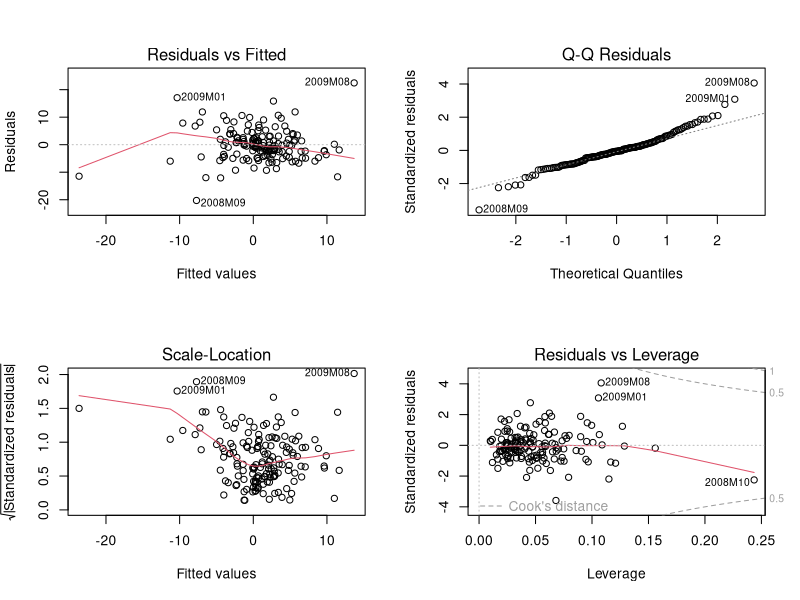
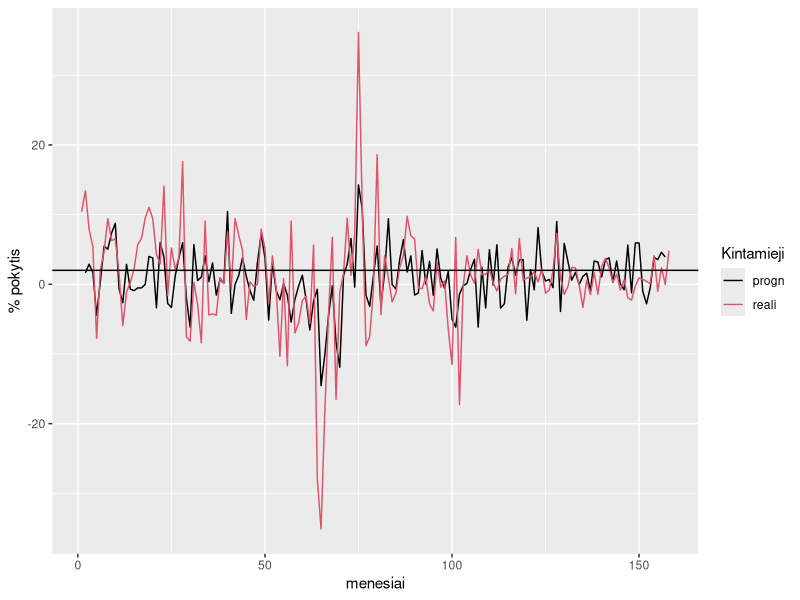
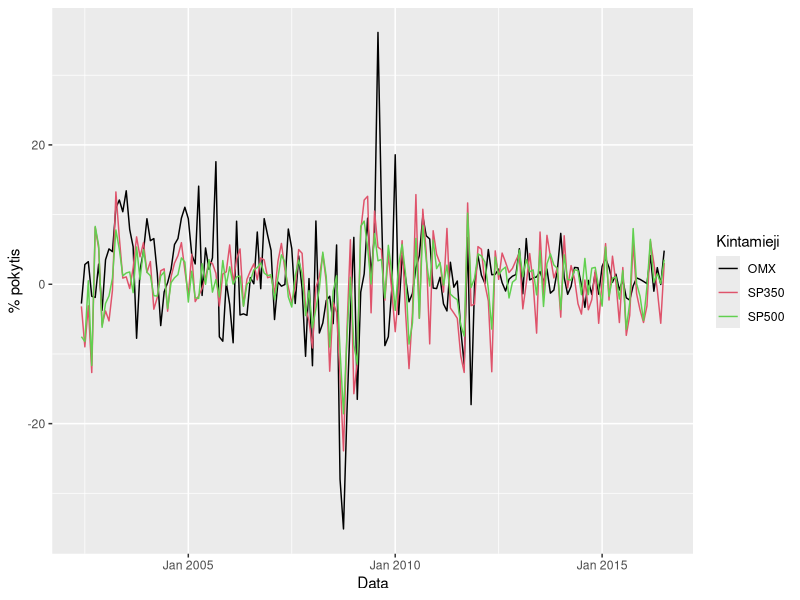
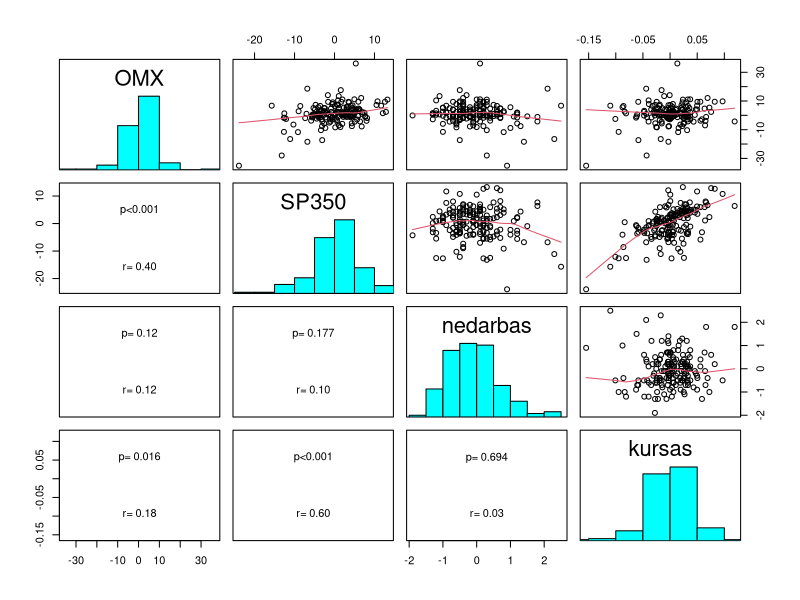
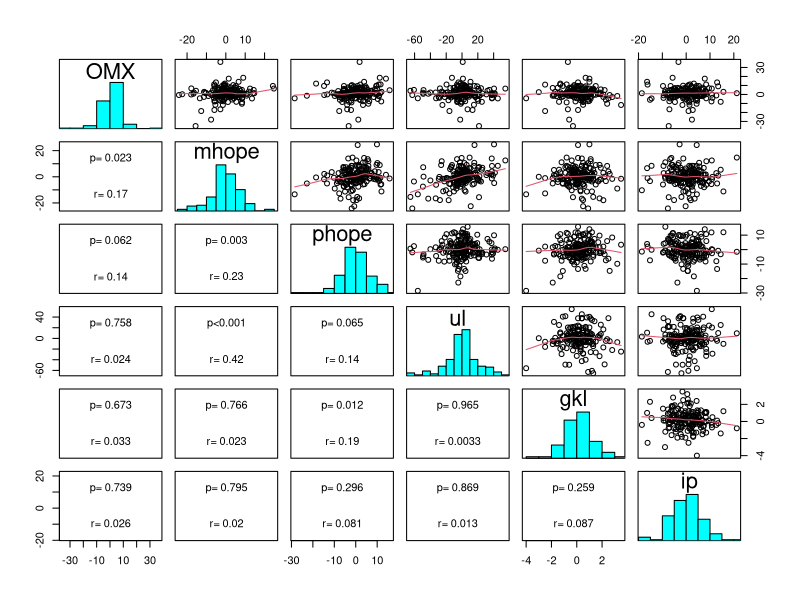

The R script that drew these images, in order:
## ---- chunk 1
library("quantmod")
library("forecast")
library("xts")
library("dplyr")
library("gridExtra")
library("ggplot2")
library("reshape2")
library("knitr")
library("tseries")
library("sandwich")
library("lmtest")
library("MASS")

## ---- chunk 2
data=read.csv("rawdata.csv")


data[ data == ":" ] = NA
data=data[complete.cases(data),]
rownames(data)<-NULL
## ---- chunk 3
data2=apply(data[,-1],2,as.numeric)
rownames(data2)=data[,1]
data2=data.frame(data2)
data2$nedarbas=data2$nedarbas/10

data2[,c("OMX","SP350","SP500","kk","mp","ip")] = apply(data2[,c("OMX","SP350","SP500","kk","mp","ip")],2,log)    #logaritmuojama indeksai, akcijų kainos, kursas  

data2[,c("OMX","SP350","SP500","kk","mp","ip")]=data2[,c("OMX","SP350","SP500","kk","mp","ip")]*100

data2$euribor=((data2$euribor+1)^(1/12)-1)*12                    #reiketu gal menesio?
names(data2)[names(data2) == 'euribor'] <- 'palukanos'

data3=data.frame(diff(as.matrix(data2)))  
data3$euribor=data2$euribor[-1]
names(data3)[names(data3) == 'euribor'] <- 'palukanos'
data3$gkl = data$gkl[-1]    #gamintoju kainu lygio nereik diferencijuot nes jau yra pokytis %
#tsdisplay(data3$infliacija)

p=apply(data3[,],2,function(i)adf.test(i,k=1)$p.value)
p=data.frame(p)
p[,1] = round(p[,1], digits = 2)
kable(p)

data3$OMX=data3$OMX-data3$palukanos
data3$SP350=data3$SP350-data3$palukanos
data3$SP500=data3$SP500-data3$palukanos
## ---- chunk 4
Data = rownames(data3)
Data=as.yearmon(Data, "%YM%m")

data3=cbind.data.frame(Data, data3)
## ---- chunk 5
modelis=lm(OMX ~ SP350  + lag(phope,12)  + lag(ul,10)+lag(mhope, 3)+ lag(gkl, 9)+  lag(ip, 11)+lag(kursas,2),data=data3)  
datafr=data.frame(summary(modelis)[c(4,8)] %>%  lapply(round,2))
colnames(datafr)=c("koeficientai","standartinis nuokrypis","koeficientu t reikšmes","p reiksme", "R kvadratas")

datafr[2:nrow(datafr),"R kvadratas"]="-"
kable(datafr)
## ---- chunk 6

kable(coeftest(modelis, vcov=vcovHC)[,])
summary(modelis)[8]



## ---- chunk 7
 par(mfrow = c(2, 2))
plot(modelis)
## ---- chunk 8
res<-bptest(modelis)
# p-value < 0.05, tai H0 negalime priimti - duomenys homoskedastiški.

## ---- chunk 9

Box.test(modelis$res, fitdf=0, type="Lj")
#p-value >0.05, vadinasi H0 neatmetama. Galima teigti, kad liekanos yra baltasis triukšmas.
## ---- chunk 10
shapiro.test(modelis$residuals)
# p-value > 0.05 - liekanos yra normalios
## ---- chunk 11
progn=numeric()
 for(i in 12:168){
   modelis = lm(OMX ~ lag(SP350,1)  + lag(phope,12)  + lag(ul,10)+lag(mhope, 3)+ lag(gkl, 9)+  lag(ip,11)+lag(kursas,1),data=data3)  
   a=predict(modelis, data3[1:i+1,])
   progn=append(progn,a[length(a)])
   
}

progn=as.numeric(progn)
a=cbind(progn,data3$OMX[13:length(data3$OMX)])
a=data.frame(a)

menesiai=c(1:158)
a=cbind(menesiai,a)
rownames(a)=NULL
colnames(a)=c("menesiai","progn", "reali")
akc = melt(a, id=c("menesiai"))
ggplot(akc) + geom_line(aes(x=menesiai, y=value, colour=variable)) +
  scale_colour_manual(values=c(1:2))+ylab("% pokytis")+
  guides(col=guide_legend(title="Kintamieji")) +
  geom_hline(yintercept = 2)
## ---- chunk 12
formula_prog=OMX ~ lag(SP350,1)  + lag(phope,12)  + lag(ul,10)+lag(mhope, 3)+ lag(gkl, 9)+  lag(ip,11)+lag(kursas,1)

#kodas parasytas tikrinimui su atsitiktiniu pirkimu, sioje dalyje panaikinsime atsitiktinius pirkimus ir parodysime tik strategiju pirkimus ir pelnus 

gen=function(pradzia,pirkti){
b=sample(pradzia:169,length(pirkti),replace=F)
return(sum(data3[b,"OMX"]))
}


validation=function(pradzia,formula_prog){
  pirkti=numeric()
    for(i in pradzia:168){
      modprog <- lm( formula_prog, data = data3[1:i,])
      a=predict(modprog, data3[1:i+1,])
      a=a[length(a)]
      if(matrix(a)[1]>2){pirkti=append(pirkti,i+1)}
    }
  graza=sum(data3[pirkti,"OMX"])
  random=replicate(10000,gen(pradzia,pirkti))
  p=mean(random<graza)
  vidurkis_random = mean(random)
  if(p==0){p="nebuvo pirkimu"}
  else{
    p=append(p,graza)
    p=append(p,vidurkis_random)
    p=append(p,length(pirkti))
    p=append(p,pradzia)
    p=round(p,3)
    }
  p[c(1:5)]=p[c(5,2,3,1,4)]
  return(p)                               
}


lentele=data.frame()
for(i in c(30,70,100,130,140,150)){
  lentele=rbind(lentele,validation(i,formula_prog))
}

colnames(lentele)=c("prad. imt. dyd.","strateg. graza %","vid. atsit.pirk. graza %","tikim., kad geriau uz atsikt. pirk.","pirk. sk.")
vid.graza=lentele$strateg/lentele$pirk
vid.graza=round(vid.graza,3)
lentele=cbind(lentele, vid.graza)
colnames(lentele)=c("prad. imt. dyd.","strateg. graza %","vid. atsit.pirk. graza %","tikim., kad geriau uz atsikt. pirk.","pirk. sk.","strat. vid. graza per pirk. %")
kable(lentele)

## ---- chunk 13
data4=data3[,c("Data","OMX","SP350","kk","dll","nedarbas","mhope","phope","pramhope","shope","ul","vhope","vp","mp" ,"gkl","ip","kursas")]

Find_Max_CCF<- function(a,b,i){
 d <- ccf(a, b, plot = FALSE,na.action = na.pass)
 d = d[1:19] 
 cor = d$acf[,,1]
 lag = d$lag[,,1]
 res = data.frame(cor,lag)
 if(i %in% c(6,15)){
 res_max = res[which.min(res$cor),]
 }
 else{ res_max = res[which.max(res$cor),]}
 return(res_max)
} 

gen=function(pradzia,pirkti){
b=sample(pradzia:169,length(pirkti),replace=F)
return(sum(data4[b,"OMX"]))
}

validation=function(pradzia){
  pirkti=numeric()
    for(i in pradzia:168){
      
      lagdata=data.frame()
      for (u in 3:length(data4[1,])){
        ccfvalues <- Find_Max_CCF(data4$OMX,data4[1:i,u],u)
          if(u==3){lagdata=ccfvalues}
          else{lagdata=rbind(lagdata,ccfvalues)}
      }

      mod=lm(OMX~lag(SP350,lagdata[1,2])+lag(kk,lagdata[2,2])+lag(dll,lagdata[3,2])+lag(nedarbas,lagdata[4,2])+lag(mhope,lagdata[5,2])+lag(phope,lagdata[6,2])+lag(pramhope,lagdata[7,2])+lag(shope,lagdata[8,2])+lag(ul,lagdata[9,2])+lag(vhope,lagdata[10,2])+lag(vp,lagdata[11,2])+lag(mp,lagdata[12,2])+lag(gkl,lagdata[13,2])+lag(ip,lagdata[14,2])+lag(kursas,lagdata[15,2]),data=data4[1:i,])
      
      modprog=stepAIC(mod, direction="both")
      
      a=predict(modprog, data4[1:i+1,])
      a=a[length(a)]
      if(matrix(a)[1]>2){pirkti=append(pirkti,i+1)}
    }
  graza=sum(data4[pirkti,"OMX"])
  random=replicate(10000,gen(pradzia,pirkti))
  p=mean(random<graza)
  vidurkis_random = mean(random)
  if(p==0){p="nebuvo pirkimu"}
  else{
    p=append(p,graza)
    p=append(p,vidurkis_random)
    p=append(p,length(pirkti))
    p=append(p,pradzia)
    p=round(p,3)
    }
  p[c(1:5)]=p[c(5,2,3,1,4)]
  return(p)                               
}

lentele=data.frame()
for(i in c(100,110,120,130,140,150,160)){
  lentele=rbind(lentele,validation(i))
}

colnames(lentele)=c("prad. imt. dyd.","strateg. graza %","vid. atsit.pirk. graza %","tikim., kad geriau uz atsikt. pirk.","pirk. sk.")
vid.graza=lentele$strateg/lentele$pirk
vid.graza=round(vid.graza,3)
lentele=cbind(lentele, vid.graza)
colnames(lentele)=c("prad. imt. dyd.","strateg. graza %","vid. atsit.pirk. graza %","tikim., kad geriau uz atsikt. pirk.","pirk. sk.","strat. vid. graza per pirk. %")
kable(lentele)




## ---- chunk 14
pirkimai=function(pradzia,formula_prog){
  pirkti=numeric()
    for(i in pradzia:168){
      modprog <- lm( formula_prog, data = data3[1:i,])
      a=predict(modprog, data3[1:i+1,])
      a=a[length(a)]
      if(matrix(a)[1]>2){pirkti=append(pirkti,i+1)}
    }
  return(pirkti)                               
}

pirkimai=pirkimai(30,formula_prog)
sum(data3$OMX[31:170]>0)
sum(data3$OMX[31:170]<0)
sum(data3$OMX[pirkimai]>0)
sum(data3$OMX[pirkimai]<0)

sum(data3$OMX[31:170]>0)/sum(data3$OMX[31:170]<0)
sum(data3$OMX[pirkimai]>0)/sum(data3$OMX[pirkimai]<0)




pirkimai2=function(pradzia){
  pirkti=numeric()
    for(i in pradzia:168){
      
      lagdata=data.frame()
      for (u in 3:length(data4[1,])){
        ccfvalues <- Find_Max_CCF(data4$OMX,data4[1:i,u],u)
          if(u==3){lagdata=ccfvalues}
          else{lagdata=rbind(lagdata,ccfvalues)}
      }

      mod=lm(OMX~lag(SP350,lagdata[1,2])+lag(kk,lagdata[2,2])+lag(dll,lagdata[3,2])+lag(nedarbas,lagdata[4,2])+lag(mhope,lagdata[5,2])+lag(phope,lagdata[6,2])+lag(pramhope,lagdata[7,2])+lag(shope,lagdata[8,2])+lag(ul,lagdata[9,2])+lag(vhope,lagdata[10,2])+lag(vp,lagdata[11,2])+lag(mp,lagdata[12,2])+lag(gkl,lagdata[13,2])+lag(ip,lagdata[14,2])+lag(kursas,lagdata[15,2]),data=data4[1:i,])
      
      modprog=stepAIC(mod, direction="both")
      
      a=predict(modprog, data4[1:i+1,])
      a=a[length(a)]
      if(matrix(a)[1]>2){pirkti=append(pirkti,i+1)}
    }
  
  return(pirkti)                               
}

pirkimai=pirkimai2(100)
sum(data3$OMX[31:170]>0)/sum(data3$OMX[31:170]<0)
sum(data3$OMX[pirkimai]>0)/sum(data3$OMX[pirkimai]<0)
## ---- chunk 15
panel.hist <- function(x, ...)    #ši funkcija reikalinga grafikų lentelei išbrėžti (histogramos pateikimui)                        
{
  usr <- par("usr"); on.exit(par(usr))
  par(usr = c(usr[1:2], 0, 1.5) )
  h <- hist(x, plot = FALSE)
  breaks <- h$breaks; nB <- length(breaks)
  y <- h$counts; y <- y/max(y)
  rect(breaks[-nB], 0, breaks[-1], y, col = "cyan", ...)
}

panel.cor2 <- function(x, y, digits=2, cex.cor)
{
  usr <- par("usr"); on.exit(par(usr))
  par(usr = c(0, 1, 0, 1))
  r <- abs(cor(x, y))
  txt <- format(c(r, 0.123456789), digits=digits)[1]
  test <- cor.test(x,y)
  Signif <- ifelse(round(test$p.value,3)<0.001,"p<0.001",paste("p=",round(test$p.value,3)))  
  text(0.5, 0.25, paste("r=",txt))
  text(.5, .75, Signif)
}
panel.cor <- function(x, y, digits = 2, prefix = "", cex.cor,...)    #ši funkcija reikalinga grafikų lentelei
    #išbrėžti (koreliacijos koeficiento radimui)
{
  usr <- par("usr"); on.exit(par(usr))
  par(usr = c(0, 1, 0, 1))
  r <- abs(cor(x, y))
  txt <- format(c(r, 0.123456789), digits = digits)[1]
  txt <- paste0(prefix, txt)
  if(missing(cex.cor)) cex.cor <- 0.8/strwidth(txt)
  text(0.5, 0.5, txt, cex = 3)
}
## ---- chunk 16
akc = melt(data3[,c("OMX","SP350","SP500","Data")], id=c("Data"))
ggplot(akc) + geom_line(aes(x=Data, y=value, colour=variable)) +
  scale_colour_manual(values=c(1:4))+ylab("% pokytis")+
  guides(col=guide_legend(title="Kintamieji"))
## ---- chunk 17
pairs(data3[,c("OMX","SP350","nedarbas","kursas")],upper.panel=panel.smooth,diag.panel=panel.hist, lower.panel=panel.cor2)
## ---- chunk 18
pairs(data3[,c("OMX","mhope","phope","ul","gkl","ip")],upper.panel=panel.smooth,diag.panel=panel.hist, lower.panel=panel.cor2)
